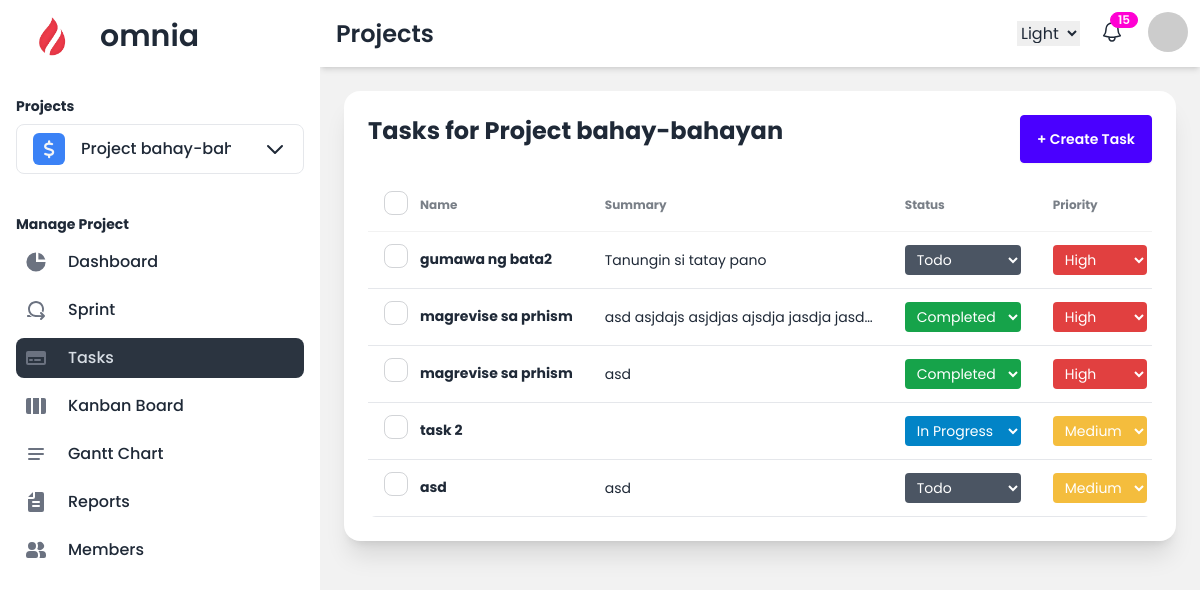
The app's page /projects/tasks/ (signed in) with its own data.
### projects/models.py (models this page shows, shortened)
class Project(models.Model):
    COLOR_CHOICES = [
        ('purple', 'Purple'),
        ('red', 'Red'),
        ('blue', 'Blue'),
        ('green', 'Green'),
        ('teal', 'Teal'),
        ('yellow', 'Yellow'),
        ('orange', 'Orange'),
        ('pink', 'Pink'),
        ('gray', 'Grey'),
    ]
    name = models.CharField(max_length=100)
    emoji_icon = models.CharField(max_length=255, default='fa-star')
    description = models.TextField(blank=True, null=True)
    color = models.CharField(max_length=20, choices=COLOR_CHOICES, default='blue')
    current_sprint = models.ForeignKey('Sprint', on_delete=models.CASCADE, related_name='current_sprint', blank=True, null=True)
    created_at = models.DateTimeField(auto_now_add=True)
    owner = models.ForeignKey(settings.AUTH_USER_MODEL, on_delete=models.CASCADE, related_name='owned_projects')

class Task(models.Model):
    STATUS_CHOICES = [
        ('todo', 'Todo'),
        ('in_progress', 'In Progress'),
        ('review', 'Review'),
        ('completed', 'Completed'),
    ]
    PRIORITY_CHOICES = [
        ('high', 'High'),
        ('medium', 'Medium'),
        ('low', 'Low'),
    ]
    name = models.CharField(max_length=255)
    description = models.TextField(blank=True, null=True)
    status = models.CharField(max_length=20, choices=STATUS_CHOICES, default='todo')
    priority = models.CharField(max_length=10, choices=PRIORITY_CHOICES, default='medium')
    start_date = models.DateField()
    end_date = models.DateField()
    created_at = models.DateTimeField(auto_now_add=True)
    sprint = models.ForeignKey(Sprint, on_delete=models.CASCADE, related_name='tasks', blank=True, null=True)
    project = models.ForeignKey(Project, on_delete=models.CASCADE, related_name='tasks')
    assigned_members = models.ManyToManyField(settings.AUTH_USER_MODEL, related_name='tasks', blank=True)
    assigned_teams = models.ManyToManyField(ProjectTeam, related_name='tasks', blank=True)

### projects/views.py (the view)
# urls.py: path('tasks/', views.project_tasks, name='project_tasks'),
@login_required
def project_tasks(request):
    project_id = request.session.get('current_project_id')
    if not project_id:
        return HttpResponseForbidden("No project selected.")
    project = Project.objects.get(id=project_id, owner=request.user)
    tasks = project.tasks.all()
    return render(request, 'projects/project_tasks.html', {'tasks': tasks, 'project': project})

### projects/forms.py
class ProjectForm(forms.ModelForm):
    class Meta:
        model = Project
        fields = ['name', 'emoji_icon', 'description', 'color']
        widgets = {
        }

### projects/context_processors.py (called while the page is built)
def user_projects(request):
    if request.user.is_authenticated:
        projects = Project.objects.filter(owner=request.user)
        return {'user_projects': projects}
    return {}

### projects/templatetags/custom_filters.py (called while the page is built)
@register.filter
def get_item(value, key):
    for item in value:
        if item.id == int(key):
            return item
    return None

### projects/templates/projects/project_tasks.html (shortened to what this page needs)
{% extends 'project_base.html' %}
{% block heading %}Projects{% endblock %}
{% block content %}
<div class="card w-full p-6 bg-base-100 shadow-xl mt-2 max-h-screen overflow-y-auto">
  <div class="flex items-center justify-between mb-4">
      <h1 class="text-2xl font-bold mb-4">Tasks for {{ project.name }}</h1>
      <a href="{% url 'create_task' %}"
         class="btn btn-primary text-white py-2 px-4 rounded hover:bg-blue-600">
          + Create Task
      </a>
  </div>
  {% if tasks %}
      <div class="relative overflow-x-auto rounded-lg">
        <table class="table w-full whitespace-no-wrap table-pin-rows table-pin-cols">
          <thead>
            <tr>
              <th class="flex flex-row items-center gap-3">
                <label>
                  <input type="checkbox" class="checkbox" />
                </label>
                Name
              </th>
              <td>Summary</td>
              <td>Status</td>
              <td>Priority</td>
            </tr>
          </thead>
          <tbody>
          {% for task in tasks %}
            <tr class="border-b border-gray-200 hover:bg-gray-100 whitespace-nowrap night:bg-gray-800 night:text-gray-100"
                data-task-id="{{ task.id }}">
              <th contenteditable="true" data-field="name" class="editable flex flex-row items-center gap-3">
                <label>
                  <input type="checkbox" class="checkbox" />
                </label>
                {{ task.name }}
              </th>
              <td
                  class="editable truncate max-w-[300px] whitespace-nowrap overflow-hidden text-ellipsis description-cell focus:whitespace-normal focus:overflow-visible focus:max-w-none"
                  data-field="description"
                  contenteditable="true"
                  onfocus="this.textContent = this.dataset.fullDescription"
                  onblur="this.dataset.fullDescription = this.textContent.trim(); this.updateTaskDescription(this);"
                  data-full-description="{{ task.description }}"
              >
                  {{ task.description|truncatechars:50 }}
              </td>
              <td>
                <select class="editable-select {% if task.status == 'todo' %}status-todo{% elif task.status == 'in_progress' %}status-in_progress{% elif task.status == 'review' %}status-review{% elif task.status == 'completed' %}status-completed{% endif %} text-white py-1 px-2 rounded" data-field="status">
                  {% for key, value in task.STATUS_CHOICES %}
                  <option
                    value="{{ key }}"
                    {% if task.status == key %}selected{% endif %}
                    class="py-2 font-medium bg-white text-gray-800">
                    {{ value }}
                  </option>
                  {% endfor %}
                </select>
              </td>
              <td>
                <select class="editable-select {% if task.priority == 'high' %}priority-high{% elif task.priority == 'medium' %}priority-medium{% elif task.priority == 'low' %}priority-low{% endif %} text-white py-1 px-2 rounded" data-field="priority">
                  {% for key, value in task.PRIORITY_CHOICES %}
                  <option value="{{ key }}" {% if task.priority == key %}selected{% endif %}
                  class="py-2 font-medium bg-white text-gray-800">{{ value }}
                  </option>
                  {% endfor %}
                </select>
              </td>
            </tr>
          {% endfor %}
          </tbody>
        </table>
      </div>
  {% else %}
      <p>No tasks found for this project.</p>
  {% endif %}
</div>
{% endblock %}

### projects/templates/project_base.html (shortened to what this page needs)
{% load static %}
{% load custom_filters %}
{% load widget_tweaks %}
<!DOCTYPE html>
<html lang="en" data-theme="light">
<head>
    <link href="https://cdnjs.cloudflare.com/ajax/libs/font-awesome/6.0.0/css/all.min.css" rel="stylesheet">
    <link href="https://cdn.jsdelivr.net/npm/daisyui@4.12.14/dist/full.min.css" rel="stylesheet" type="text/css" />
    <script src="https://cdn.tailwindcss.com"></script>
</head>
<body style="font-family: 'Poppins', sans-serif;">
    <div class="drawer lg:drawer-open">
        <div class="drawer-content flex flex-col">
            <div class="navbar sticky top-0 bg-base-100  z-10 shadow-md ">
                <div class="flex-1">
                    <h1 class="text-2xl font-semibold ml-2">{% block heading %}Dashboard{% endblock %}</h1>
                </div>
                <div class="flex-none">
                    <label class="swap">
                        <select data-choose-theme>
                          <option value="light">Light</option>
                        </select>
                    </label>
                    <div class="dropdown dropdown-bottom dropdown-end">
                      <button class="btn ml-4 btn-circle btn-ghost btn-sm">
                        <div class="indicator">
                            <span class="indicator-item badge badge-secondary badge-sm">15</span>
                        </div>
                      </button>
                    </div>
                    <div class="dropdown dropdown-end ml-4">
                        <label tabindex="0" class="btn btn-ghost btn-circle avatar">
                          <div class="w-10 rounded-full">
                              <img src="https://placeimg.com/80/80/people" alt="profile">
                          </div>
                      </label>
                  </div>
                </div>
            </div>
            <div class="flex-1 md:pt-4 pt-4 px-6  bg-base-200">
                {% block content %}
                {% endblock %}
            </div>
        </div>
        <div class="drawer-side z-30">
            <ul class="menu pt-2 px-4 w-80 bg-base-100 min-h-full space-y-2 text-base-content">
                <li class="mb-2 font-semibold text-3xl">
                    <a href="/projects/dashboard">
                        <img class="mask mask-squircle w-10 mr-5" src="{% static 'logo/logo.png' %}" alt="Omnia Logo">
                        omnia
                    </a>
                </li>
                    <span class="py-1"></span>
                {% if request.user.role == 'manager' %}
                    <h2 class="text-sm font-bold mt-4 mb-2">Projects</h2>
                    <li tabindex="0" role="button" class="dropdown dropdown-bottom z-50">
                        <span class="flex items-center text-base font-medium rounded-lg transition duration-75 border">
                            {% if request.session.current_project_id %}
                                {% with current_project=user_projects|get_item:request.session.current_project_id %}
                                    <i class="fas {{ current_project.emoji_icon }} text-lg text-gray-100 bg-{{ current_project.color }}-500 w-8 h-8 flex items-center justify-center rounded-md mr-2"></i>
                                    <span class="truncate max-w-[150px] min-w-[150px] flex items-center">
                                        {{ current_project.name }}
                                    </span>
                                {% endwith %}
                            {% else %}
                                Project Name
                            {% endif %}
                            <svg class="w-6 h-6 text-gray-800 ml-6" aria-hidden="true" xmlns="http://www.w3.org/2000/svg" width="24" height="24" fill="none" viewBox="0 0 24 24">
                                <path stroke="currentColor" stroke-linecap="round" stroke-linejoin="round" stroke-width="2" d="m19 9-7 7-7-7"/>
                            </svg>
                        </span>
                    </li>
                    <span class="py-3"></span>
                    {% if request.session.current_project_id %}
                    <h2 class="text-sm font-bold mb-2">Manage Project</h2>
                    <li>
                        <a href="{% url 'dashboard' %}"
                           class="flex items-center p-2 text-base font-medium rounded-lg transition duration-75 {% if request.path == '/projects/dashboard/' %}active{% endif %}"
                        >
                           <span class="ml-3">Dashboard</span>
                        </a>
                    </li>
                    <li>
                        <a href="{% url 'project_sprints' %} "
                           class="flex items-center p-2 text-base font-medium rounded-lg transition duration-75 {% if 'sprint' in request.path %}active{% endif %}">
                           <span class="ml-3">Sprint</span>
                        </a>
                    </li>
                    <li>
                        <a href="{% url 'project_tasks' %} "
                           class="flex items-center p-2 text-base font-medium rounded-lg transition duration-75 {% if 'tasks' in request.path %}active{% endif %}">
                           <span class="ml-3">Tasks</span>
                        </a>
                    </li>
                    <li>
                        <a href="{% url 'kanban_board' %}"
                           class="flex items-center p-2 text-base font-medium rounded-lg transition duration-75 {% if 'kanban' in request.path %}active{% endif %}">
                            <svg class="w-6 h-6 text-gray-500" aria-hidden="true" xmlns="http://www.w3.org/2000/svg" width="24" height="24" fill="currentColor" viewBox="0 0 24 24">
                              <path fill-rule="evenodd" d="M15 4H9v16h6V4Zm2 16h3a2 2 0 0 0 2-2V6a2 2 0 0 0-2-2h-3v16ZM4 4h3v16H4a2 2 0 0 1-2-2V6a2 2 0 0 1 2-2Z" clip-rule="evenodd"/>
                            </svg>
                           <span class="ml-3">Kanban Board</span>
                        </a>
                    </li>
                    <li>
                        <a href="{% url 'gantt_chart' %}"
                           class="flex items-center p-2 text-base font-medium rounded-lg transition duration-75 {% if 'gantt' in request.path %}active{% endif %}"
                        >
                            <svg class="w-6 h-6 text-gray-500" aria-hidden="true" xmlns="http://www.w3.org/2000/svg" width="24" height="24" fill="none" viewBox="0 0 24 24">
                              <path stroke="currentColor" stroke-linecap="round" stroke-width="2" d="M5 7h14M5 12h14M5 17h10"/>
                            </svg>
                           <span class="ml-3">Gantt Chart</span>
                        </a>
                    </li>
                    <li>
                        <a href="#" class="flex items-center p-2 text-base font-medium rounded-lg transition duration-75 {% if 'reports' in request.path %}active{% endif %}"
                        >
                           <span class="ml-3">Reports</span>
                        </a>
                    </li>
                    <li>
                        <a href="{% url 'members' %}" class="flex items-center p-2 text-base font-medium rounded-lg transition duration-75 {% if 'members' in request.path %}active{% endif %}"
                        >
                           <span class="ml-3">Members</span>
                        </a>
                    </li>
                    {% endif %}
                {% endif %}
            </ul>
        </div>
    </div>
</body>
</html>

### projects/templates/projects/project_tasks.html (style rules this page uses)
.status-todo { background-color: rgb(75 85 99); }
.status-in_progress { background-color: rgb(2 132 199); }
.status-completed { background-color: rgb(22 163 74); }
.priority-high { background-color: #e14040; }
.priority-medium { background-color: #f4bd3d; }

### records on screen
Project: name "Project bahay-bahayan", name "Project bahay-b…"
Task: name "gumawa ng bata2", description "Tanungin si tatay pano", status "Todo", priority "High"
Task: name "magrevise sa prhism", description "asd asjdajs asjdjas ajsdja jasdja jasd…", status "Completed", priority "High"
Task: name "magrevise sa prhism", description "asd", status "Completed", priority "High"
Task: name "task 2", status "In Progress", priority "Medium"
Task: name "asd", description "asd", status "Todo", priority "Medium"
